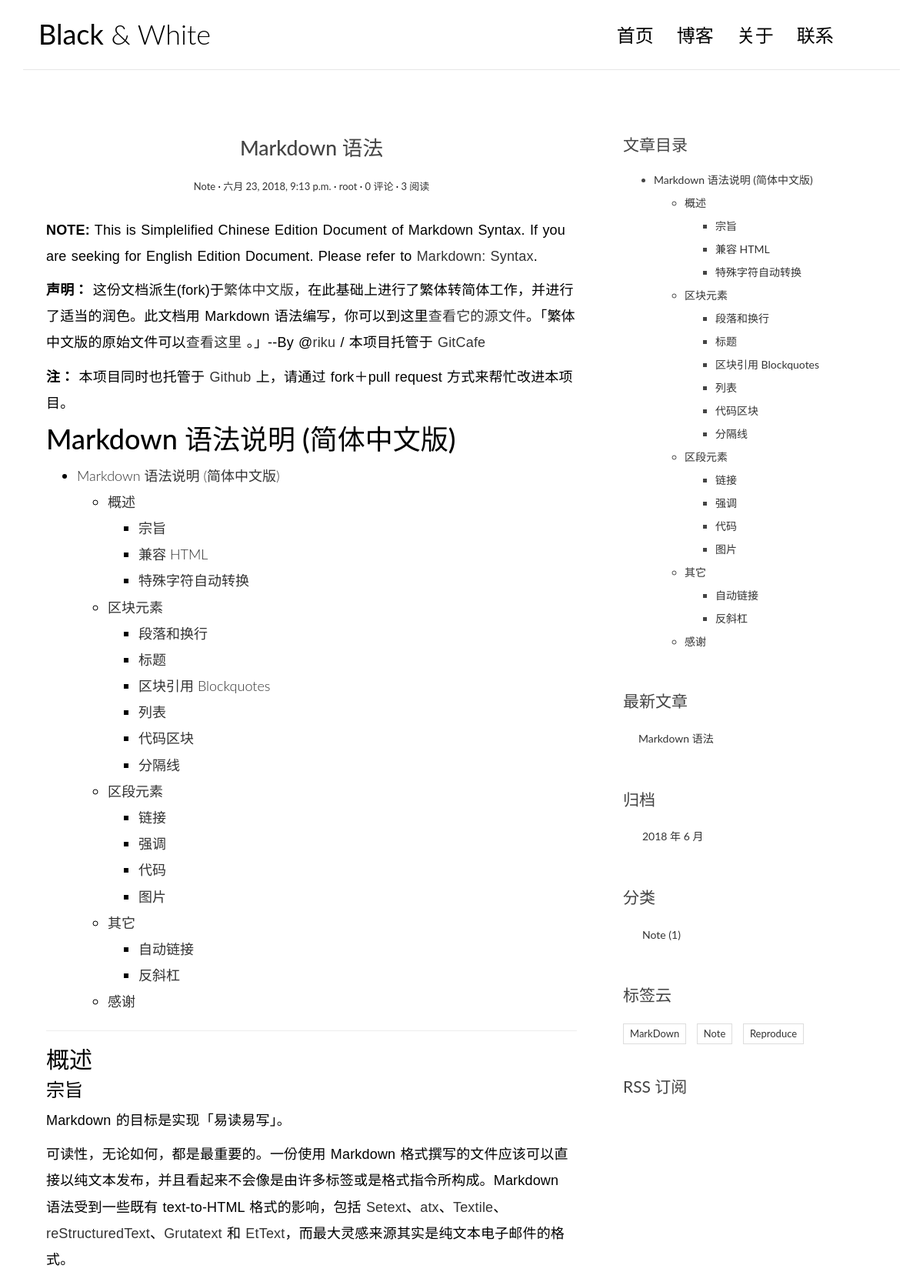
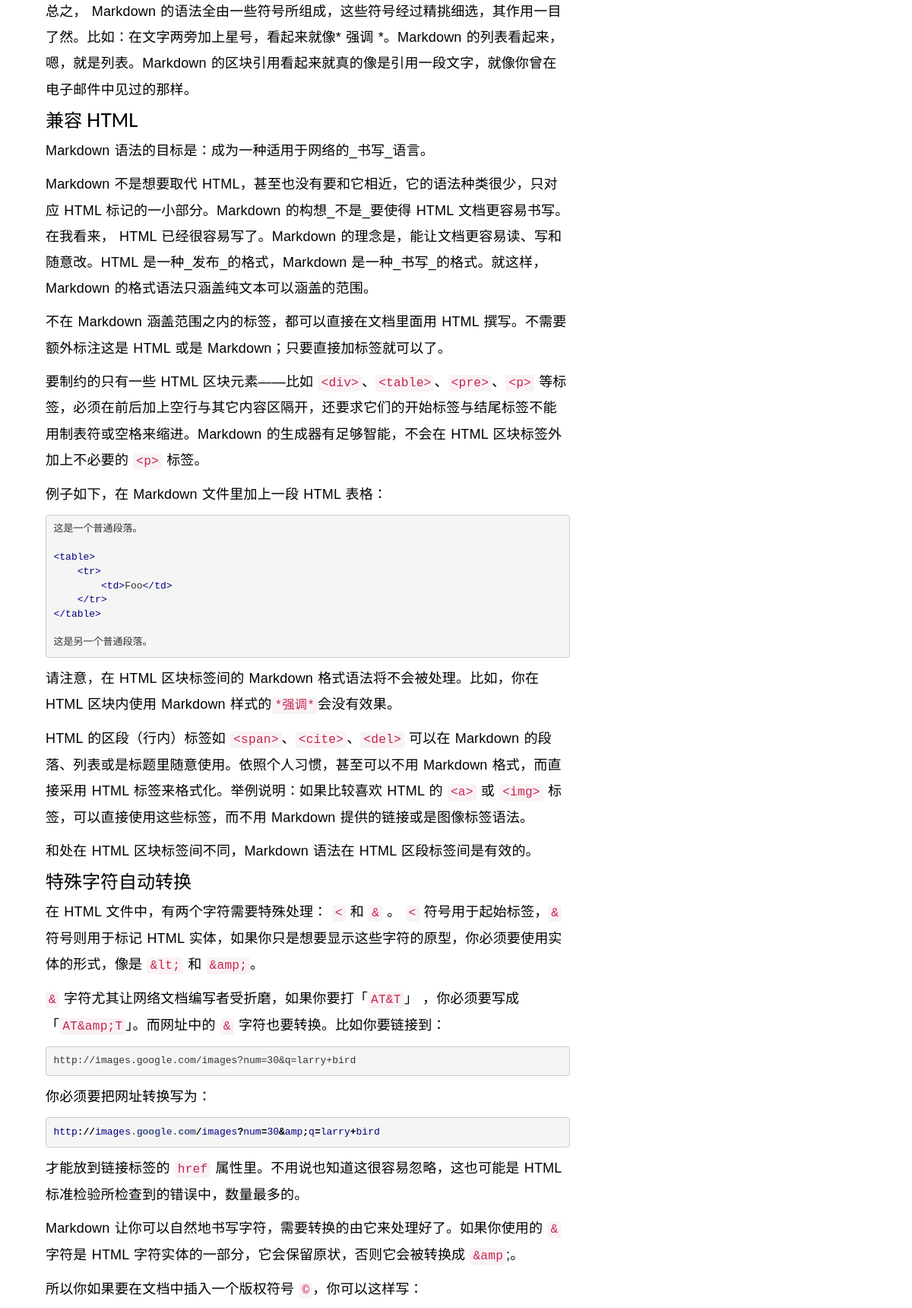
/post/5/ (upper part), run on the app's committed database (2 pictures, top to bottom).
### blog/models.py (models this page shows, shortened)
@python_2_unicode_compatible
class Post(models.Model):
    title = models.CharField(max_length=70)
    body = models.TextField()
    created_time = models.DateTimeField()
    modified_time = models.DateTimeField()
    excerpt = models.CharField(max_length=200, blank=True)
    views = models.PositiveIntegerField(default=0)
    category = models.ForeignKey(Category)
    tags = models.ManyToManyField(Tag, blank=True)
    author = models.ForeignKey(User)
    def get_absolute_url(self):
        return reverse('blog:detail', kwargs={'pk': self.pk})
    class Meta:
        ordering = ['-created_time']
    def increase_views(self):
        self.views += 1
        self.save(update_fields=['views'])
    def save(self, *args, **kwargs):
        if not self.excerpt:
            md = markdown.Markdown(extensions=[
                'markdown.extensions.extra',
                'markdown.extensions.codehilite',
            ])
        super(Post, self).save(*args, **kwargs)

@python_2_unicode_compatible
class Category(models.Model):
    name = models.CharField(max_length=100)

@python_2_unicode_compatible
class Tag(models.Model):
    name = models.CharField(max_length=100)

### blog/views.py (the view)
# urls.py: url(r'^post/(?P<pk>[0-9]+)/$', views.PostDetailView.as_view(), name='detail'),
class PostDetailView(DetailView):
    model = Post
    template_name = 'blog/detail.html'
    context_object_name = 'post'
    def get(self, request, *args, **kwargs):
        response = super(PostDetailView, self).get(request, *args, **kwargs)
        self.object.increase_views()
        return response
    def get_object(self, queryset=None):
        post = super(PostDetailView, self).get_object(queryset=None)
        md = markdown.Markdown(extensions=[
            'markdown.extensions.extra',
            'markdown.extensions.codehilite',
            TocExtension(slugify=slugify),
        ])
        post.body = md.convert(post.body)
        post.toc = md.toc
        return post
    def get_context_data(self, **kwargs):
        context = super(PostDetailView, self).get_context_data(**kwargs)
        form = CommentForm()
        comment_list = self.object.comment_set.all()
        context.update({
            'form': form,
            'comment_list': comment_list
        })
        return context

### blog/templatetags/blog_tags.py (called while the page is built)
@register.simple_tag
def get_recent_posts(num=5):
    return Post.objects.all()[:num]

@register.simple_tag
def archives():
    return Post.objects.dates('created_time', 'month', order='DESC')

@register.simple_tag
def get_categories():
    return Category.objects.annotate(num_posts=Count('post')).filter(num_posts__gt=0)

@register.simple_tag
def get_tags():
    return Tag.objects.annotate(num_posts=Count('post')).filter(num_posts__gt=0)

### templates/blog/detail.html (shortened to what this page needs)
{% extends 'base.html' %}
{% block main %}
    <article class="post post-{{ post.pk }}">
        <header class="entry-header">
            <h1 class="entry-title">{{ post.title }}</h1>
            <div class="entry-meta">
                <span class="post-category">
                    <a href="{% url 'blog:category' post.category.pk %}">{{ post.category.name }}</a></span>
                <span class="post-date"><a href="#"><time class="entry-date"
                                                          datetime="{{ post.created_time }}">{{ post.created_time }}</time></a></span>
                <span class="post-author"><a href="#">{{ post.author }}</a></span>
                <span class="comments-link">
                    <a href="{{ post.get_absolute_url }}#comment-area">{{ post.comment_set.count }} 评论</a></span>
                <span class="views-count"><a href="#">{{ post.views }} 阅读</a></span>
            </div>
        </header>
        <div class="entry-content clearfix">
            {{ post.body|safe }}
        </div>
    </article>
{% endblock main %}
{% block toc %}
    <div class="widget widget-content">
        <h3 class="widget-title">文章目录</h3>
        {{ post.toc|safe }}
    </div>
{% endblock toc %}

### templates/base.html (shortened to what this page needs)
{% load staticfiles %}
{% load blog_tags %}
<!DOCTYPE html>
<html>
<head>
    <link rel="stylesheet" href="http://code.ionicframework.com/ionicons/2.0.1/css/ionicons.min.css">
    <link rel="stylesheet" href="{% static 'blog/css/bootstrap.min.css' %}">
    <link rel="stylesheet" href="{% static 'blog/css/pace.css' %}">
    <link rel="stylesheet" href="{% static 'blog/css/custom.css' %}">
    <link rel="stylesheet" href="{% static 'blog/css/highlights/github.css' %}">
</head>
<body>
<div class="container">
    <header id="site-header">
        <div class="row">
            <div class="col-md-4 col-sm-5 col-xs-8">
                <div class="logo">
                    <h1><a href="{% url 'blog:index' %}"><b>Black</b> &amp; White</a></h1>
                </div>
            </div>
            <div class="col-md-8 col-sm-7 col-xs-4">
                <nav class="main-nav" role="navigation">
                    <div class="collapse navbar-collapse" id="bs-example-navbar-collapse-1">
                        <ul class="nav navbar-nav navbar-right">
                            <li class="cl-effect-11"><a href="{% url 'blog:index' %}" data-hover="首页">首页</a></li>
                            <li class="cl-effect-11"><a href="#" data-hover="博客">博客</a></li>
                            <li class="cl-effect-11"><a href="#" data-hover="关于">关于</a></li>
                            <li class="cl-effect-11"><a href="#" data-hover="联系">联系</a></li>
                        </ul>
                    </div>
                </nav>
            </div>
        </div>
    </header>
</div>
<div class="content-body">
    <div class="container">
        <div class="row">
            <main class="col-md-8">
                {% block main %}
                {% endblock main %}
            </main>
            <aside class="col-md-4">
                {% block toc %}
                {% endblock toc %}
                <div class="widget widget-recent-posts">
                    <h3 class="widget-title">最新文章</h3>
                    {% get_recent_posts as recent_post_list %}
                    <ul>
                        {% for post in recent_post_list %}
                            <li>
                                <a href="{{ post.get_absolute_url }}">{{ post.title }}</a>
                            </li>
                        {% empty %}
                            暂无文章！
                        {% endfor %}
                    </ul>
                </div>
                <div class="widget widget-archives">
                    <h3 class="widget-title">归档</h3>
                    {% archives as date_list %}
                    <ul>
                        {% for date in date_list %}
                            <li>
                                <a href="{% url 'blog:archives' date.year date.month %}">{{ date.year }}
                                    年 {{ date.month }} 月</a>
                            </li>
                        {% empty %}
                            暂无归档！
                        {% endfor %}
                    </ul>
                </div>
                <div class="widget widget-category">
                    <h3 class="widget-title">分类</h3>
                    {% get_categories as category_list %}
                    <ul>
                        {% for category in category_list %}
                            <li>
                                <a href="{% url 'blog:category' category.pk %}">{{ category.name }} <span
                                        class="post-count">({{ category.num_posts }})</span></a>
                            </li>
                        {% empty %}
                            暂无分类！
                        {% endfor %}
                    </ul>
                </div>
                <div class="widget widget-tag-cloud">
                    <h3 class="widget-title">标签云</h3>
                    {% get_tags as tag_list %}
                    <ul>
                        {% for tag in tag_list %}
                            <li>
                                <a href="{% url 'blog:tag' tag.pk %}">{{ tag.name }}</a>
                            </li>
                        {% empty %}
                            暂无标签！
                        {% endfor %}
                    </ul>
                </div>
                <div class="rss">
                    <a href="{% url 'rss' %}"> RSS 订阅</a>
                </div>
            </aside>
        </div>
    </div>
</div>
</body>
</html>

### blog/static/blog/css/custom.css (style rules this page uses)
* { outline: none; }
h1, h2, h3, h4, h5, h6 { margin-top: 0; }
b { font-weight: 400; }
a { color: #333; }
body { color: #444; font-family: 'Lato', sans-serif; }
p { font-family: 'Ubuntu', sans-serif; font-weight: 400; word-spacing: 1px; letter-spacing: 0.01em; }
#site-header { background-color: #FFF; padding: 25px 20px; margin-bottom: 40px; border-bottom: 1px solid #e7e7e7; }
.logo h1 a { color: #000; }
.logo h1 { margin: 0; font-family: 'Lato', sans-serif; font-weight: 300; }
.main-nav { margin-top: 11px; max-width: 95%; }
.main-nav a { color: #000000 !important; padding: 0 0 5px 0 !important; margin-right: 30px; font-family: 'Lato', sans-serif; font-weight: 300; font-size: 24px; }
.cl-effect-11 a { padding: 10px 0; color: #0972b4; text-shadow: none; }
.cl-effect-11 a::before { position: absolute; top: 0; left: 0; overflow: hidden; padding: 0 0 5px 0 !important; max-width: 0; border-bottom: 1px solid #000; color: #000; content: attr(data-hover); white-space: nowrap; -webkit-transition: max-width 0.5s; -moz-transition: max-width 0.5s; transition: max-width 0.5s; }
.content-body { padding-bottom: 4em; }
.post { background: #fff; padding: 30px 30px 0; }
.entry-title { text-align: center; font-size: 1.9em; margin-bottom: 20px; line-height: 1.6; padding: 10px 20px 0; }
.entry-meta { text-align: center; color: #DDDDDD; font-size: 13px; margin-bottom: 30px; }
.entry-content { font-size: 18px; line-height: 1.9; font-weight: 300; color: #000; }
.post-category::after, .post-date::after, .post-author::after, .comments-link::after { content: ' ·'; color: #000; }
.widget { background: #fff; padding: 30px 0 0; }
.widget-title { font-size: 1.5em; margin-bottom: 20px; line-height: 1.6; padding: 10px 0 0; font-weight: 400; }
.widget-recent-posts ul { padding: 0; margin: 0; padding-left: 20px; }
.widget-recent-posts ul li { list-style-type: none; position: relative; line-height: 170%; margin-bottom: 10px; }
.widget-recent-posts ul li::before { content: '\f3d3'; font-family: "Ionicons"; position: absolute; left: -17px; top: 3px; font-size: 16px; color: #000; }
.widget-archives ul { padding: 0; margin: 0; padding-left: 25px; }
.widget-archives ul li { list-style-type: none; position: relative; line-height: 170%; margin-bottom: 10px; }
.widget-archives ul li::before { content: '\f3f3'; font-family: "Ionicons"; position: absolute; left: -25px; top: 1px; font-size: 16px; color: #000; }
.widget-category ul { padding: 0; margin: 0; padding-left: 25px; }
.widget-category ul li { list-style-type: none; position: relative; line-height: 170%; margin-bottom: 10px; }
.widget-category ul li::before { content: '\f3fe'; font-family: "Ionicons"; position: absolute; left: -25px; top: 1px; font-size: 18px; color: #000; }
.widget-tag-cloud ul { padding: 0; margin: 0; margin-right: -10px; }
.widget-tag-cloud ul li { list-style-type: none; font-size: 13px; display: inline-block; margin-right: 10px; margin-bottom: 10px; padding: 3px 8px; border: 1px solid #ddd; }
.widget-content ul ul { margin-top: 10px; }
.widget-content ul li { margin-bottom: 10px; }
.rss { font-size: 21px; margin-top: 30px; }
.rss a { color: #444; }

### blog/static/blog/css/highlights/github.css (style rules this page uses)
.codehilite .o { color: #000000; font-weight: bold }
.codehilite .nc { color: #445588; font-weight: bold }
.codehilite .nt { color: #000080 }
.codehilite .w { color: #bbbbbb }

### data on the page
Post: title "Markdown 语法", category.name "Note", created_time "六月 23, 2018, 9:13 p.m.", author "root", comment_set.count "0", views "3", body "NOTE: This is Simplelified Chinese Edition Document of Markdown Syntax. If you are seeking for English Edition Document. Please refer to Markdown: Syntax . 声明： 这份文档派生(fork)于 繁体中文版 ，在此基础上进行了繁体转简体工作，并进行了适当的润色。此文档用 Markdown 语法编写，你可以到这里 查看它的源文件 。「繁体中文版的原始文件可以 查看这里 。」--By @ riku / 本项目托管于 GitCafe 注： 本项目同时也托管于 Github 上，请通过 fork＋pull request 方式来帮忙改进本项目。 Markdown 语法说明 (简体中文版) Markdown 语法说明 (简体中文版) 概述 宗旨 兼容 HTML 特殊字符自动转换 区块元素 段落和换行 标题 区块引用 Blockquotes 列表 代码区块 分隔线 区段元素 链接 强调 代码 图片 其它 自动链接 反斜杠 感谢 概述 宗旨 Markdown 的目标是实现「易读易写」。 可读性，无论如何，都是最重要的。一份使用 Markdown 格式撰写的文件应该可以直接以纯文本发布，并且看起来不会像是由许多标签或是格式指令所构成。Markdown 语法受到一些既有 text-to-HTML 格式的影响，包括 Setext 、 atx 、 Textile 、 reStructuredText 、 Grutatext 和 EtText…", toc "Markdown 语法说明 (简体中文版) 概述 宗旨 兼容 HTML 特殊字符自动转换 区块元素 段落和换行 标题 区块引用 Blockquotes 列表 代码区块 分隔线 区段元素 链接 强调 代码 图片 其它 自动链接 反斜杠 感谢"
Category: name "Note", num_posts "1"
Tag: name "MarkDown"
Tag: name "Note"
Tag: name "Reproduce"

### other printed values
{{ date.year }} "2018"
{{ date.month }} "6"
